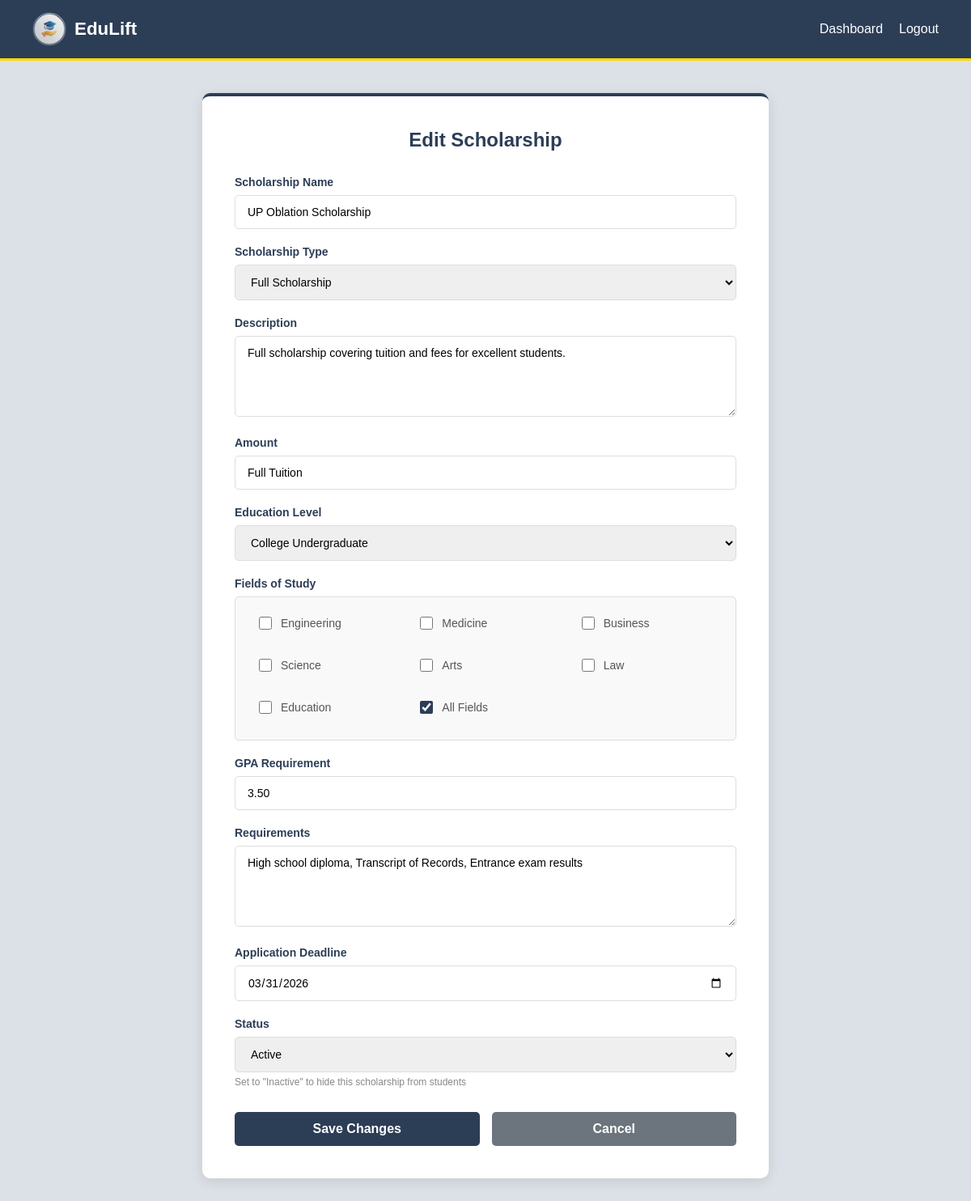
The app's page /provider/edit_scholarship.php?id=1 (signed in) with its own data.
### tables this page shows
CREATE TABLE `scholarships` (
  `scholarship_id` int(11) NOT NULL,
  `provider_id` int(11) NOT NULL,
  `scholarship_name` varchar(255) NOT NULL,
  `scholarship_type` varchar(50) DEFAULT NULL,
  `description` text NOT NULL,
  `amount` varchar(100) DEFAULT NULL,
  `education_level` varchar(50) DEFAULT NULL,
  `gpa_requirement` decimal(3,2) DEFAULT NULL,
  `requirements` text DEFAULT NULL,
  `application_deadline` date DEFAULT NULL,
  `status` varchar(20) DEFAULT 'active',
  `created_at` timestamp NOT NULL DEFAULT current_timestamp()
);

### provider/edit_scholarship.php (the view, shortened to what this page needs)
<?php
include("../config/database.php");
$scholarship_id = (int) $_GET['id'];
$provider_id    = (int) $_SESSION['provider_id'];
$stmt = mysqli_prepare($conn, "SELECT * FROM scholarships
                                WHERE scholarship_id = ? AND provider_id = ?");
mysqli_stmt_bind_param($stmt, "ii", $scholarship_id, $provider_id);
mysqli_stmt_execute($stmt);
$verify_result = mysqli_stmt_get_result($stmt);
$scholarship = mysqli_fetch_assoc($verify_result);
$stmt2 = mysqli_prepare($conn, "SELECT field_of_study FROM scholarship_fields WHERE scholarship_id = ?");
mysqli_stmt_bind_param($stmt2, "i", $scholarship_id);
mysqli_stmt_execute($stmt2);
$fields_result  = mysqli_stmt_get_result($stmt2);
$existing_fields = [];
while ($f = mysqli_fetch_assoc($fields_result)) {
    $existing_fields[] = $f['field_of_study'];
}
$all_fields = ['Engineering', 'Medicine', 'Business', 'Science', 'Arts', 'Law', 'Education', 'All Fields'];
?>
<!DOCTYPE html>
<html lang="en">
<head>
    <link rel="stylesheet" href="../assets/css/style.css">
</head>
<body>
    <header class="header">
        <a class="header-brand" href="#"><img src="../assets/img/eduliftlogo.png" alt="EduLift Logo" class="header-logo"><h1 class="logo">EduLift</h1></a>
        <nav>
            <a href="provider_dashboard.php">Dashboard</a>
            <a href="../auth/logout.php">Logout</a>
        </nav>
    </header>
    <div class="form-page">
        <div class="form-card">
            <h2>Edit Scholarship</h2>
            <form method="POST" class="scholarship-form">
                <div class="form-group">
                    <label>Scholarship Name</label>
                    <input type="text" name="scholarship_name" value="<?php echo htmlspecialchars($scholarship['scholarship_name']); ?>" required>
                </div>
                <div class="form-group">
                    <label>Scholarship Type</label>
                    <select name="scholarship_type" required>
                        <option value="Full Scholarship"  <?php echo $scholarship['scholarship_type'] == 'Full Scholarship'  ? 'selected' : ''; ?>>Full Scholarship</option>
                    </select>
                </div>
                <div class="form-group">
                    <label>Description</label>
                    <textarea name="description" rows="4" required><?php echo htmlspecialchars($scholarship['description']); ?></textarea>
                </div>
                <div class="form-group">
                    <label>Amount</label>
                    <input type="text" name="amount" value="<?php echo htmlspecialchars($scholarship['amount']); ?>" required>
                </div>
                <div class="form-group">
                    <label>Education Level</label>
                    <select name="education_level" required>
                        <option value="College Undergraduate" <?php echo $scholarship['education_level'] == 'College Undergraduate' ? 'selected' : ''; ?>>College Undergraduate</option>
                    </select>
                </div>
                <div class="form-group">
                    <label>Fields of Study</label>
                    <div class="checkbox-group" id="fields-group">
                        <?php foreach ($all_fields as $field): ?>
                            <label>
                                <input type="checkbox" name="fields[]"
                                       value="<?php echo $field; ?>"
                                       class="field-checkbox"
                                       <?php echo $field === 'All Fields' ? 'id="all-fields-check"' : ''; ?>
                                       <?php echo in_array($field, $existing_fields) ? 'checked' : ''; ?>>
                                <?php echo $field; ?>
                            </label>
                        <?php endforeach; ?>
                    </div>
                </div>
                <div class="form-group">
                    <label>GPA Requirement</label>
                    <input type="number" step="0.01" min="1.00" max="4.00" name="gpa_requirement"
                           value="<?php echo htmlspecialchars($scholarship['gpa_requirement']); ?>"
                           placeholder="e.g., 3.50"
                           oninput="this.setCustomValidity('')"
                           oninvalid="this.setCustomValidity('Please enter a valid GPA between 1.00 and 4.00.')">
                </div>
                <div class="form-group">
                    <label>Requirements</label>
                    <textarea name="requirements" rows="4" required><?php echo htmlspecialchars($scholarship['requirements']); ?></textarea>
                </div>
                <div class="form-group">
                    <label>Application Deadline</label>
                    <input type="date" name="application_deadline"
                           value="<?php echo htmlspecialchars($scholarship['application_deadline']); ?>" required>
                </div>
                <div class="form-group">
                    <label>Status</label>
                    <select name="status" required>
                        <option value="active"   <?php echo $scholarship['status'] == 'active'   ? 'selected' : ''; ?>>Active</option>
                    </select>
                    <small>Set to "Inactive" to hide this scholarship from students</small>
                </div>
                <div class="form-actions">
                    <button type="submit" class="btn">Save Changes</button>
                    <a href="provider_dashboard.php" class="btn-cancel">Cancel</a>
                </div>
            </form>
        </div>
    </div>
</body>
</html>

### assets/css/style.css (style rules this page uses)
* { box-sizing: border-box; }
body { margin: 0; font-family: Arial, sans-serif; display: flex; flex-direction: column; min-height: 100vh; background: #dce1e7; }
main, .auth-page, .form-page { flex: 1; }
.header { padding: 15px 40px; display: flex; justify-content: space-between; align-items: center; background: #2c3e56; border-bottom: 3px solid #FFD700; position: relative; }
.header-brand { display: flex; align-items: center; gap: 10px; text-decoration: none; }
.header-logo { height: 42px; width: 42px; border-radius: 50%; object-fit: cover; flex-shrink: 0; }
.logo { font-weight: bold; color: #ffffff; margin: 0; font-size: 1.4rem; }
.header nav { display: flex; align-items: center; }
.header nav a { color: #ffffff; text-decoration: none; margin-left: 20px; transition: color 0.3s; white-space: nowrap; }
.btn { display: inline-block; padding: 10px 20px; background: #2c3e56; color: #ffffff; text-decoration: none; border-radius: 5px; font-size: 15px; font-weight: bold; border: none; cursor: pointer; transition: background 0.3s, transform 0.2s; }
.form-page { min-height: calc(100vh - 80px); background: #dce1e7; padding: 40px 20px; }
.form-card { background: #ffffff; border-radius: 10px; padding: 40px; box-shadow: 0 4px 16px rgba(0,0,0,0.1); border-top: 4px solid #2c3e56; max-width: 700px; margin: 0 auto; }
.form-card h2 { color: #2c3e56; text-align: center; margin-top: 0; margin-bottom: 30px; }
.form-group { margin-bottom: 20px; }
.form-group label { display: block; color: #2c3e56; font-weight: 600; margin-bottom: 8px; font-size: 14px; }
.form-group small { display: block; color: #888; font-size: 12px; margin-top: 5px; }
.scholarship-form input[type="text"], .scholarship-form input[type="email"], .scholarship-form input[type="number"], .scholarship-form input[type="date"], .scholarship-form select, .scholarship-form textarea { width: 100%; padding: 12px 15px; border: 1px solid #ddd; border-radius: 5px; font-size: 14px; box-sizing: border-box; font-family: Arial, sans-serif; }
.scholarship-form textarea { resize: vertical; min-height: 100px; }
.form-actions { display: flex; gap: 15px; margin-top: 30px; }
.form-actions .btn { flex: 1; padding: 12px; font-size: 16px; text-align: center; }
.form-actions .btn-cancel { flex: 1; padding: 12px; background: #6c757d; color: #ffffff; border: none; border-radius: 5px; font-size: 16px; font-weight: bold; cursor: pointer; text-align: center; text-decoration: none; transition: background 0.3s; }
.checkbox-group { display: grid; grid-template-columns: repeat(auto-fill, minmax(160px, 1fr)); gap: 10px; padding: 15px; border: 1px solid #ddd; border-radius: 5px; background: #f9f9f9; }
.checkbox-group label { display: flex; align-items: center; gap: 8px; font-weight: normal; font-size: 14px; color: #555; cursor: pointer; padding: 6px 10px; border-radius: 4px; transition: background 0.2s; }
.checkbox-group input[type="checkbox"] { width: 16px; height: 16px; accent-color: #2c3e56; cursor: pointer; flex-shrink: 0; }

### records on screen
scholarships: scholarship_name "UP Oblation Scholarship", scholarship_type "Full Scholarship", description "Full scholarship covering tuition and fees for excellent students.", amount "Full Tuition", education_level "College Undergraduate", gpa_requirement "3.50", requirements "High school diploma, Transcript of Records, Entrance exam results", application_deadline "03/31/2026", status "Active"

### other values on screen
$field "Engineering"
$field "Medicine"
$field "Business"
$field "Science"
$field "Arts"
$field "Law"
$field "Education"
$field "All Fields"
